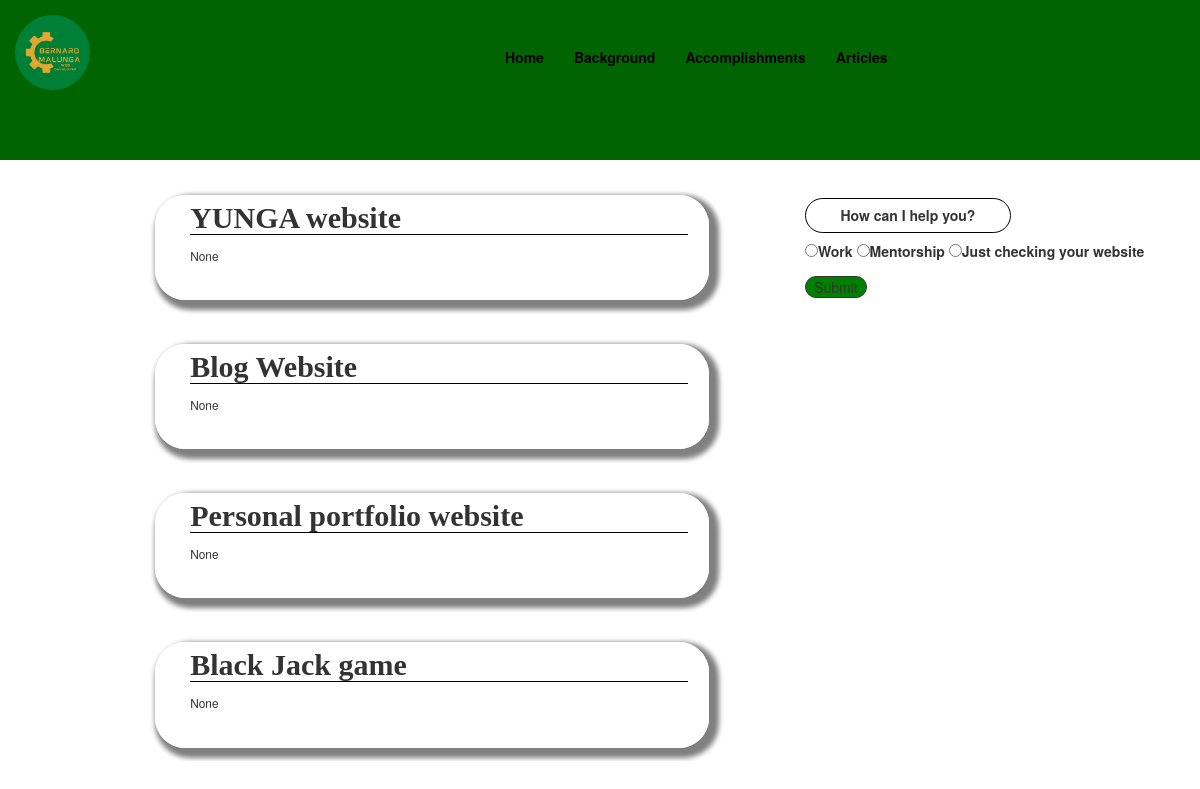
The page /accomplishment/ on the database its author committed.
### mywebsite/models.py (models this page shows, shortened)
class Accomplishment(models.Model):
    title = models.CharField(max_length=100)
    content = RichTextUploadingField(blank=True, null=True)
    links = models.URLField(null=True, blank=True, max_length=400)

### mywebsite/views.py (the view)
# urls.py: path('accomplishment/', AccomplishmentListView.as_view(), name="Accomplishment"),
class AccomplishmentListView(ListView):
     model = Accomplishment
     template_name= 'mywebsite/accomplishments.html'
     context_object_name= 'Accomplishments'

### mywebsite/templates/mywebsite/accomplishments.html (shortened to what this page needs)
{% extends "mywebsite/home.html" %}
{% load static %}
{% load crispy_forms_tags %}
{% block content %}
<div id="container-content" class="container">
    <div class="content-column">
        <div class="col-sm-8">
            {% for Accomplishment in object_list %}
                <article class="media content-section" style="padding-left:5%;">
                        <div class= "media-content">
                            <h2 class="article-title" href="">{{ Accomplishment.title }}</h2>
                            <small class="article-link" href="">{{ Accomplishment.links }}</small>
                    </div>
                </article>
            {% endfor %}
        </div>
        <div id="inquire-info" class="col-sm-4 visible-md visible-lg">
            <div class="contact-help">
                <p class="message">How can I help you?</p>
                <label>
                    <input type="radio" name="help" value="work" id="work">Work
                </label>
                <label>
                    <input type="radio" name="help" value="Mentorship" id="Mentorship">Mentorship
                </label>
                <label>
                    <input type="radio" name="help" value="checking-website" id="checking-website">Just checking your website
                </label>
                <p>
                    <button id="button-response">Submit</button>
                </p>
            </div>
        </div>
    </div>
    </div>
{% endblock %}

### static/styles.css (style rules this page uses)
* { margin:0%; padding: 0%; box-sizing: border-box; }
body { background-color:white; color:black; min-height:100vh; }
.article-title { margin-top: 20%; font-weight: bold; font-family: 'Times New Roman', Times, serif; }

### mywebsite/templates/mywebsite/accomplishments.html (style rules this page uses)
* { margin:0%; padding: 0%; box-sizing: border-box; }
article { margin-top:10%; align-content:center; margin-left:10%; width:100%; padding-top:2%; }
.media-content { border: 1px solid white; border-radius:30px; width:80%; padding-left:5%; padding-right:3%; padding-bottom:5%; box-shadow:5px 5px 5px 5px grey; margin-bottom:2%; }
.article-title { margin-top:1%; }
h2 { margin-bottom:2%; margin-top:2%; border-bottom:1px solid black; }
.contact-help { margin-top:5%; margin-right:2%; }
.message { margin-bottom:2%; border:1px solid black; border-radius:30px; text-align:center; align-content:center; width:60%; font-weight:bold; padding-bottom:2%; padding-top:2%; }
label input { margin-top:2%; display:inline-flex; }
button { background-color:green; border:1px solid; border-radius:30px; width:18%; }

### rows shown on the page
Accomplishment: title "YUNGA website", links "None"
Accomplishment: title "Blog Website", links "None"
Accomplishment: title "Personal portfolio website", links "None"
Accomplishment: title "Black Jack game", links "None"
